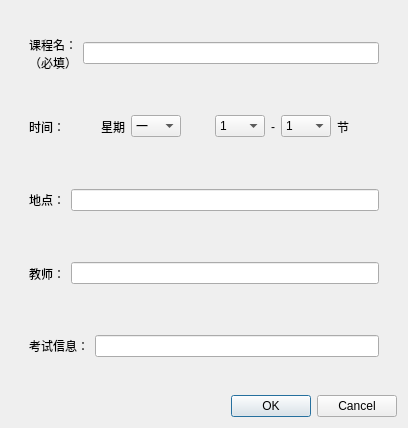
<?xml version="1.0" encoding="UTF-8"?>
<ui version="4.0">
 <class>AddCourse</class>
 <widget class="QDialog" name="AddCourse">
  <property name="geometry">
   <rect>
    <x>0</x>
    <y>0</y>
    <width>408</width>
    <height>428</height>
   </rect>
  </property>
  <property name="windowTitle">
   <string>Dialog</string>
  </property>
  <layout class="QVBoxLayout" name="verticalLayout_2">
   <item>
    <widget class="QWidget" name="widget_6" native="true">
     <layout class="QVBoxLayout" name="verticalLayout">
      <item>
       <widget class="QWidget" name="widget" native="true">
        <layout class="QHBoxLayout" name="horizontalLayout">
         <item>
          <widget class="QLabel" name="courseNameLabel">
           <property name="text">
            <string>课程名：
（必填）</string>
           </property>
          </widget>
         </item>
         <item>
          <widget class="QLineEdit" name="courseNameEdit"/>
         </item>
        </layout>
       </widget>
      </item>
      <item>
       <widget class="QWidget" name="widget_5" native="true">
        <layout class="QHBoxLayout" name="horizontalLayout_4">
         <item>
          <widget class="QLabel" name="courseTimeLabel">
           <property name="text">
            <string>时间：</string>
           </property>
          </widget>
         </item>
         <item>
          <spacer name="horizontalSpacer_2">
           <property name="orientation">
            <enum>Qt::Horizontal</enum>
           </property>
           <property name="sizeHint" stdset="0">
            <size>
             <width>38</width>
             <height>20</height>
            </size>
           </property>
          </spacer>
         </item>
         <item>
          <widget class="QLabel" name="dayLabel">
           <property name="text">
            <string>星期</string>
           </property>
          </widget>
         </item>
         <item>
          <widget class="QComboBox" name="courseDayEdit">
           <property name="minimumSize">
            <size>
             <width>50</width>
             <height>0</height>
            </size>
           </property>
           <property name="maximumSize">
            <size>
             <width>50</width>
             <height>16777215</height>
            </size>
           </property>
           <property name="iconSize">
            <size>
             <width>16</width>
             <height>16</height>
            </size>
           </property>
           <item>
            <property name="text">
             <string>一</string>
            </property>
           </item>
           <item>
            <property name="text">
             <string>二</string>
            </property>
           </item>
           <item>
            <property name="text">
             <string>三</string>
            </property>
           </item>
           <item>
            <property name="text">
             <string>四</string>
            </property>
           </item>
           <item>
            <property name="text">
             <string>五</string>
            </property>
           </item>
           <item>
            <property name="text">
             <string>六</string>
            </property>
           </item>
           <item>
            <property name="text">
             <string>日</string>
            </property>
           </item>
          </widget>
         </item>
         <item>
          <spacer name="horizontalSpacer">
           <property name="orientation">
            <enum>Qt::Horizontal</enum>
           </property>
           <property name="sizeHint" stdset="0">
            <size>
             <width>37</width>
             <height>20</height>
            </size>
           </property>
          </spacer>
         </item>
         <item>
          <widget class="QComboBox" name="courseTimeEditBegin">
           <property name="minimumSize">
            <size>
             <width>50</width>
             <height>0</height>
            </size>
           </property>
           <property name="maximumSize">
            <size>
             <width>50</width>
             <height>16777215</height>
            </size>
           </property>
           <item>
            <property name="text">
             <string>1</string>
            </property>
           </item>
           <item>
            <property name="text">
             <string>2</string>
            </property>
           </item>
           <item>
            <property name="text">
             <string>3</string>
            </property>
           </item>
           <item>
            <property name="text">
             <string>4</string>
            </property>
           </item>
           <item>
            <property name="text">
             <string>5</string>
            </property>
           </item>
           <item>
            <property name="text">
             <string>6</string>
            </property>
           </item>
           <item>
            <property name="text">
             <string>7</string>
            </property>
           </item>
           <item>
            <property name="text">
             <string>8</string>
            </property>
           </item>
           <item>
            <property name="text">
             <string>9</string>
            </property>
           </item>
           <item>
            <property name="text">
             <string>10</string>
            </property>
           </item>
           <item>
            <property name="text">
             <string>11</string>
            </property>
           </item>
          </widget>
         </item>
         <item>
          <widget class="QLabel" name="toLabel">
           <property name="text">
            <string>-</string>
           </property>
          </widget>
         </item>
         <item>
          <widget class="QComboBox" name="courseTimeEditEnd">
           <property name="minimumSize">
            <size>
             <width>50</width>
             <height>0</height>
            </size>
           </property>
           <property name="maximumSize">
            <size>
             <width>50</width>
             <height>16777215</height>
            </size>
           </property>
           <item>
            <property name="text">
             <string>1</string>
            </property>
           </item>
           <item>
            <property name="text">
             <string>2</string>
            </property>
           </item>
           <item>
            <property name="text">
             <string>3</string>
            </property>
           </item>
           <item>
            <property name="text">
             <string>4</string>
            </property>
           </item>
           <item>
            <property name="text">
             <string>5</string>
            </property>
           </item>
           <item>
            <property name="text">
             <string>6</string>
            </property>
           </item>
           <item>
            <property name="text">
             <string>7</string>
            </property>
           </item>
           <item>
            <property name="text">
             <string>8</string>
            </property>
           </item>
           <item>
            <property name="text">
             <string>9</string>
            </property>
           </item>
           <item>
            <property name="text">
             <string>10</string>
            </property>
           </item>
           <item>
            <property name="text">
             <string>11</string>
            </property>
           </item>
          </widget>
         </item>
         <item>
          <widget class="QLabel" name="label_3">
           <property name="text">
            <string>节</string>
           </property>
          </widget>
         </item>
         <item>
          <spacer name="horizontalSpacer_3">
           <property name="orientation">
            <enum>Qt::Horizontal</enum>
           </property>
           <property name="sizeHint" stdset="0">
            <size>
             <width>38</width>
             <height>20</height>
            </size>
           </property>
          </spacer>
         </item>
        </layout>
       </widget>
      </item>
      <item>
       <widget class="QWidget" name="widget_2" native="true">
        <layout class="QHBoxLayout" name="horizontalLayout_2">
         <item>
          <widget class="QLabel" name="courseLocationLabel">
           <property name="text">
            <string>地点：</string>
           </property>
          </widget>
         </item>
         <item>
          <widget class="QLineEdit" name="courseLocationEdit"/>
         </item>
        </layout>
       </widget>
      </item>
      <item>
       <widget class="QWidget" name="widget_4" native="true">
        <layout class="QHBoxLayout" name="horizontalLayout_3">
         <item>
          <widget class="QLabel" name="courseTeacherLabel">
           <property name="text">
            <string>教师：</string>
           </property>
          </widget>
         </item>
         <item>
          <widget class="QLineEdit" name="courseTeacherEdit"/>
         </item>
        </layout>
       </widget>
      </item>
      <item>
       <widget class="QWidget" name="horizontalWidget" native="true">
        <layout class="QHBoxLayout" name="horizontalLayout_5">
         <item>
          <widget class="QLabel" name="label">
           <property name="maximumSize">
            <size>
             <width>60</width>
             <height>30</height>
            </size>
           </property>
           <property name="text">
            <string>考试信息： </string>
           </property>
          </widget>
         </item>
         <item>
          <widget class="QLineEdit" name="courseExamInfoEdit"/>
         </item>
        </layout>
       </widget>
      </item>
     </layout>
    </widget>
   </item>
   <item>
    <widget class="QDialogButtonBox" name="buttonBox">
     <property name="orientation">
      <enum>Qt::Horizontal</enum>
     </property>
     <property name="standardButtons">
      <set>QDialogButtonBox::Cancel|QDialogButtonBox::Ok</set>
     </property>
    </widget>
   </item>
  </layout>
 </widget>
 <resources/>
 <connections>
  <connection>
   <sender>buttonBox</sender>
   <signal>accepted()</signal>
   <receiver>AddCourse</receiver>
   <slot>accept()</slot>
   <hints>
    <hint type="sourcelabel">
     <x>248</x>
     <y>254</y>
    </hint>
    <hint type="destinationlabel">
     <x>157</x>
     <y>274</y>
    </hint>
   </hints>
  </connection>
  <connection>
   <sender>buttonBox</sender>
   <signal>rejected()</signal>
   <receiver>AddCourse</receiver>
   <slot>reject()</slot>
   <hints>
    <hint type="sourcelabel">
     <x>316</x>
     <y>260</y>
    </hint>
    <hint type="destinationlabel">
     <x>286</x>
     <y>274</y>
    </hint>
   </hints>
  </connection>
 </connections>
</ui>
